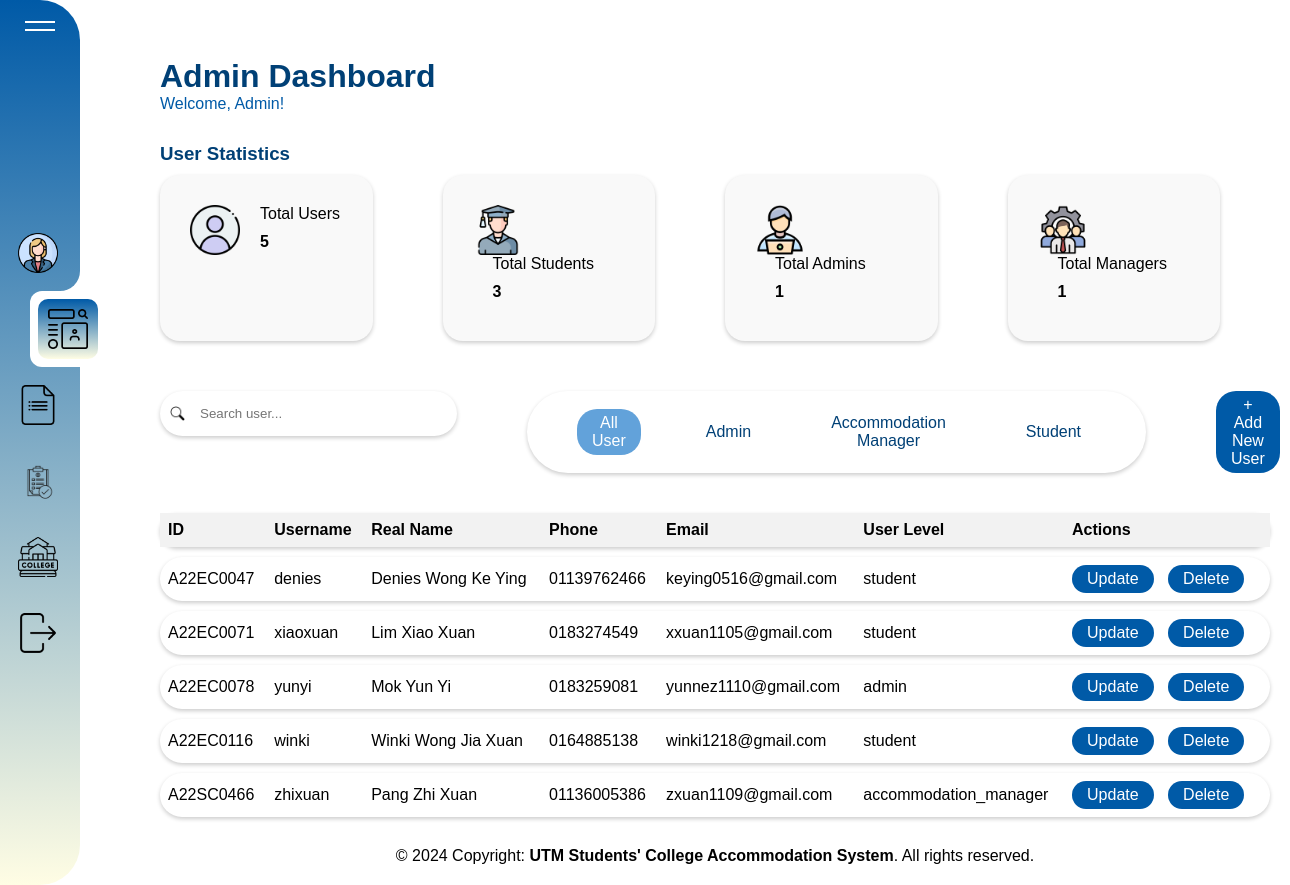
Screenshot of /admin_dashboard.php (signed in) with the database file from the repository.
### tables this page shows
CREATE TABLE users (
    id VARCHAR(50) PRIMARY KEY,
    username VARCHAR(50) NOT NULL UNIQUE,
    password VARCHAR(255) NOT NULL,
    real_name VARCHAR(100) NOT NULL,
    phone VARCHAR(20),
    email VARCHAR(100),
    user_level ENUM('student', 'admin', 'accommodation_manager') NOT NULL
);

### admin_dashboard.php (the view, shortened to what this page needs)
<?php
include 'db_connect.php';
function getAllUsers($conn, $filter = null) {
    $sql = "SELECT * FROM users";
    if ($filter) {
        $sql .= " WHERE user_level = ?";
        $stmt = $conn->prepare($sql);
        $stmt->bind_param('s', $filter);
        $stmt->execute();
        $result = $stmt->get_result();
    } else {
        $result = $conn->query($sql);
    }
    if ($result->num_rows > 0) {
        return $result->fetch_all(MYSQLI_ASSOC);
    } else {
        return [];
    }
}
$filter = isset($_POST['filter']) ? $_POST['filter'] : null;
$users = getAllUsers($conn, $filter);
$totalUsers = count($users);
$totalStudents = count(array_filter($users, function($user) { return $user['user_level'] == 'student'; }));
$totalAdmins = count(array_filter($users, function($user) { return $user['user_level'] == 'admin'; }));
$totalManagers = count(array_filter($users, function($user) { return $user['user_level'] == 'accommodation_manager'; }));
?>
<!DOCTYPE html>
<html lang="en">
<head>
    <link rel="stylesheet" href="style.css">
</head>
    <?php include 'admin_header.php'; ?>
    <div class="main-content">
        <div class="title">
            <h1>Admin Dashboard</h1>
            <p>Welcome, Admin!</p>
        </div>
        <h3>User Statistics</h3>
        <div id="userStatistics" class="statistic">
            <div class="stat-box">
                <div class="stat-box-content">
                    <img src="images/totaluser.png" alt="totaluser">
                    <div class="stat-box-text">
                       <p>Total Users </p>
                       <p><b><?php echo $totalUsers; ?></b></p>
                    </div>
                </div>
            </div>
            <div class="stat-box">
                <div class="stat-box-content">
                    <img src="images/totalstudent.png" alt="totalstudent">
                    <div class="stat-box-text">
                       <p>Total Students </p>
                       <p><b><?php echo $totalStudents; ?></b></p>
                    </div>
                </div>
            </div>
            <div class="stat-box">
                <div class="stat-box-content">
                    <img src="images/totaladmin.png" alt="totaladmin">
                    <div class="stat-box-text">
                       <p>Total Admins </p>
                       <p><b><?php echo $totalAdmins; ?></b></p>
                    </div>
                </div>
            </div>
            <div class="stat-box">
                <div class="stat-box-content">
                    <img src="images/totalmanager.png" alt="totalmanager">
                    <div class="stat-box-text">
                       <p>Total Managers </p>
                       <p><b><?php echo $totalManagers; ?></b></p>
                    </div>
                </div>
            </div>
        </div>
        <div class="search-filter">
            <div class = "search">
                <input type="text" id="search" placeholder="Search user...">
            </div>
            <div class="filter-menu" id="filterMenu">
                <button data-filter="" class="active">All User</button>
                <button data-filter="admin">Admin</button>
                <button data-filter="accommodation_manager">Accommodation Manager</button>
                <button data-filter="student">Student</button>
            </div>
            <button id="addUserBtn"> + Add New User</button>
        </div>
        <table border="1">
            <thead>
                <tr>
                    <th>ID</th>
                    <th>Username</th>
                    <th>Real Name</th>
                    <th>Phone</th>
                    <th>Email</th>
                    <th>User Level</th>
                    <th>Actions</th>
                </tr>
            </thead>
            <tbody id="userTable">
                <?php foreach ($users as $user): ?>
                <tr>
                    <td><?php echo $user['id']; ?></td>
                    <td><?php echo $user['username']; ?></td>
                    <td><?php echo $user['real_name']; ?></td>
                    <td><?php echo $user['phone']; ?></td>
                    <td><?php echo $user['email']; ?></td>
                    <td><?php echo $user['user_level']; ?></td>
                    <td>
                        <button class="updateUserBtn" data-id="<?php echo $user['id']; ?>">Update</button>
                        <form action="" method="POST" style="display:inline;">
                            <button type="submit" name="delete_user">Delete</button>
                        </form>
                    </td>
                </tr>
                <?php endforeach; ?>
            </tbody>
        </table>
</body>
</html>

### admin_header.php (shortened to what this page needs)
<!DOCTYPE html>
<html lang="en">
<head>
    <link rel="stylesheet" href="menuStyle.css">
</head>
<body>
<div class="navigation">
    <div class="menuToggle"></div>
    <ul>
        <li class="list admin-profile">
            <a href="admin_profile.php">
                <span class="icon icon-admin-profile"><img src="images/admin.png" alt="admin"></span>
            </a>
        </li>
        <li class="list">
            <a href="admin_dashboard.php">
                <span class="icon icon-users"><img src="images/users.png" alt="users"></span>
            </a>
        </li>
        <li class="list">
            <a href="view_applications.php">
                <span class="icon icon-applications"><img src="images/applications.png" alt="applications"></span>
            </a>
        </li>
        <li class="list">
            <a href="manager_report.php">
                <span class="icon"><img src="images/report.png" alt="report"></span>
            </a>
        </li>
        <li class="list">
            <a href="manage_colleges.php">
                <span class="icon icon-colleges"><img src="images/colleges.png" alt="colleges"></span>
            </a>
        </li>
        <li class="list">
            <a href="logout.php">
                <span class="icon icon-logout"><img src="images/logout.png" alt="logout"></span>
            </a>
        </li>
    </ul>
</div>
</body>
</html>

### style.css (style rules this page uses)
body { font-family: Arial, sans-serif; background-color: #fff; margin: 0; padding: 20px; }
.main-content { margin-left: 140px; transition: margin-left 0.3s ease; }
.title { margin-top:50px; padding-bottom: 30px; }
.title h1 { color: #004076; }
.title p { color:#005aa7; }
h3 { padding-bottom:10px; color: #004076; }
.statistic { display: flex; flex-wrap: wrap; gap: 70px; padding-bottom: 50px; padding-right: 50px; }
.stat-box { background-color: #f9f9f9; padding: 30px; flex: 1; min-width: 70px; box-shadow: 0 2px 4px rgba(0, 0, 0, 0.2); border-radius: 20px; }
.stat-box-content { display: flex; flex-wrap: wrap; }
.stat-box-content img { width:50px; height:50px; }
.stat-box-text p { padding-left: 20px; padding-bottom: 10px; }
.search-filter { display: flex; justify-content:flex-start; gap:70px; padding-bottom: 30px; }
#search { border-radius: 50px; padding: 15px; box-shadow: 0 2px 4px rgba(0, 0, 0, 0.2); border: none; background-image: url('images/search.png'); background-size: 15px 15px; background-repeat: no-repeat; background-position: 10px center; padding-left: 40px; padding-right: 80px; }
.filter-menu { display: flex; padding-left: 50px; border-radius: 50px; box-shadow: 0 2px 4px rgba(0, 0, 0, 0.2); border: none; justify-content: space-between; align-items: center; }
.filter-menu button { margin-right: 50px; background-color: white; color:#004076; border-radius: 20px; }
.filter-menu button.active { background-color: #62a2da; color: white; }
#addUserBtn { border-radius: 20px; }
table { width: 100%; border-collapse: separate; border-spacing: 0 10px; margin-bottom: 20px; }
table, th, td { border: none; }
th, td { padding: 8px; text-align: left; }
th { background-color: #f2f2f2; }
tr { box-shadow: 0 2px 4px rgba(0, 0, 0, 0.2); border-radius: 30px; }
button { background-color: #005aa7; color: white; border: none; border-radius: 20px; cursor: pointer; font-size: 16px; padding:5px 15px; margin-right:10px; }

### menuStyle.css (style rules this page uses)
* { margin: 0; padding: 0; box-sizing: border-box; }
body { height: 100%; background-color: #fff; }
.navigation { position:fixed; inset:0 0 40px 0; background: linear-gradient(to bottom, #005aa7, #fffde4); width:80px; display:flex; flex-wrap:wrap; justify-content: center; align-content: center; transition: 0.5s; height:100%; border-radius: 0 40px 40px 0; }
.menuToggle { position: absolute; top: 0; left:0; width:100%; height:60px; padding:0 25px; border-bottom:1px solid rgba(0, 0, 0, 0); display:flex; justify-content: flex-start; align-items: center; cursor: pointer; }
.menuToggle::before { content:' '; position: absolute; width: 30px; height:2px; background-color: #fff; transform: translate(-8x); transition: .5s; }
.menuToggle::after { content:' '; position: absolute; width: 30px; height:2px; background-color: #fff; transform: translate(8x); box-shadow: 0 -8px 0 #fff; transition: .5s; }
.navigation ul { display: flex; flex-direction: column; width: 100%; }
.navigation ul li { list-style: none; position: relative; width: 100%; height: 76px; border-radius: 12px; border:8px solid transparent; transition: .5s; }
.navigation ul li.active { transform: translateX(30px); background-color: #fff; }
.navigation ul li::before { content: ''; position: absolute; top:-28px; right:-10px; width:20px; height:20px; background: transparent; border-bottom-right-radius: 20px; box-shadow: 6px 5px 0 5px #fff; transform: scale(0); transform-origin: bottom right; transition: .5s; }
.navigation ul li.active::before { right: 22px; transform:scale(1); }
.navigation ul li a { position:relative; display:flex; justify-content: flex-start; align-items: center; width:100%; text-align: center; text-decoration: none; z-index: 1000; }
.navigation ul li a .icon { position:relative; display:flex; justify-content: center; align-items: center; min-width: 60px; height: 60px; border-radius: 10px; font-size: 1.75em; line-height: 60px; transition: .5s; }
.navigation ul li.active a .icon { background: linear-gradient(to bottom, #005aa7, #fffde4); }
.icon img { width: 40px; height: 40px; display: block; }

### admin_dashboard.php (style rules this page uses)
.title { margin-top: 20px; }

### rows the page displays
users: id "A22EC0047", username "denies", real_name "Denies Wong Ke Ying", phone "01139762466", email "keying0516@gmail.com", user_level "student"
users: id "A22EC0071", username "xiaoxuan", real_name "Lim Xiao Xuan", phone "0183274549", email "xxuan1105@gmail.com", user_level "student"
users: id "A22EC0078", username "yunyi", real_name "Mok Yun Yi", phone "0183259081", email "yunnez1110@gmail.com", user_level "admin"
users: id "A22EC0116", username "winki", real_name "Winki Wong Jia Xuan", phone "0164885138", email "winki1218@gmail.com", user_level "student"
users: id "A22SC0466", username "zhixuan", real_name "Pang Zhi Xuan", phone "01136005386", email "zxuan1109@gmail.com", user_level "accommodation_manager"

### other values shown
$totalUsers "5"
$totalStudents "3"
$totalAdmins "1"
$totalManagers "1"
